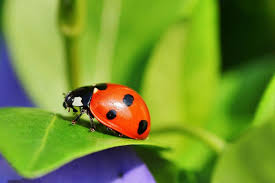
#> input picture nuevas_imagenes/Ladybug.jpeg, 275 x 183 px, given in place of the camera
$ python Camara.py
#> lines starting #> are read from the running program, lines starting #| are printed output that depends on the picture; after the words box and inside, x2 and y2 are one past the last pixel; in counts of white or black regions, pixels touching at a corner belong together
import cv2 as cv
import numpy as np

cap = cv.VideoCapture(0)


if not cap.isOpened():
    print("Error: No se puede abrir la cámara.")
    exit()


lower_blue = np.array([100, 100, 50], dtype=np.uint8)
upper_blue = np.array([140, 255, 255], dtype=np.uint8)

while True:
    res, img = cap.read()
#> img is the input picture: shape (183, 275, 3); mean B, G, R 47.7, 145.2, 116.7

    if not res:
        print("Error: No se puede leer el fotograma de la cámara.")
        break


    hsv = cv.cvtColor(img, cv.COLOR_BGR2HSV)
#> hsv: shape (183, 275, 3); mean H, S, V 47.5, 191.8, 157.6


    mask = cv.inRange(hsv, lower_blue, upper_blue)
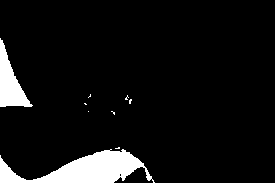
#> mask: shape (183, 275); 7.4% white; 9 white regions (7 under 20 px), largest, box (x1, y1, x2, y2) and area: (0, 149, 155, 183) 2662, (0, 38, 33, 107) 1026


    cv.imshow('Mascara', mask)


    objeto_azul = cv.bitwise_and(img, img, mask=mask)
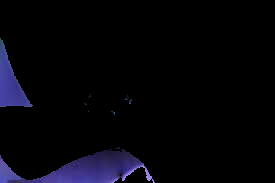
#> objeto_azul: shape (183, 275, 3); mean B, G, R 9.8, 4.3, 4.7


    cv.imshow('Objeto Azul', objeto_azul)


    cv.imshow('Fotograma Original', img)


    k = cv.waitKey(1)
#> (key Esc is pressed here)
    if k == 27:
        break


cap.release()
cv.destroyAllWindows()
